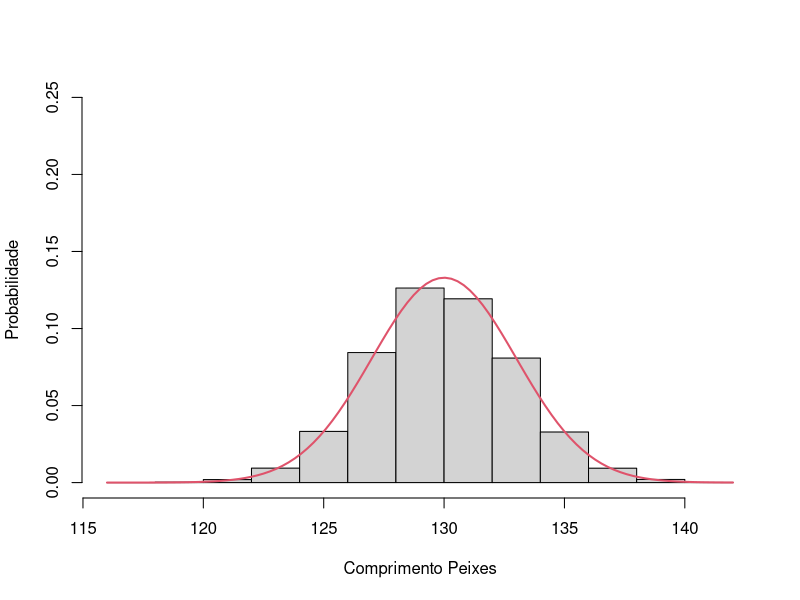
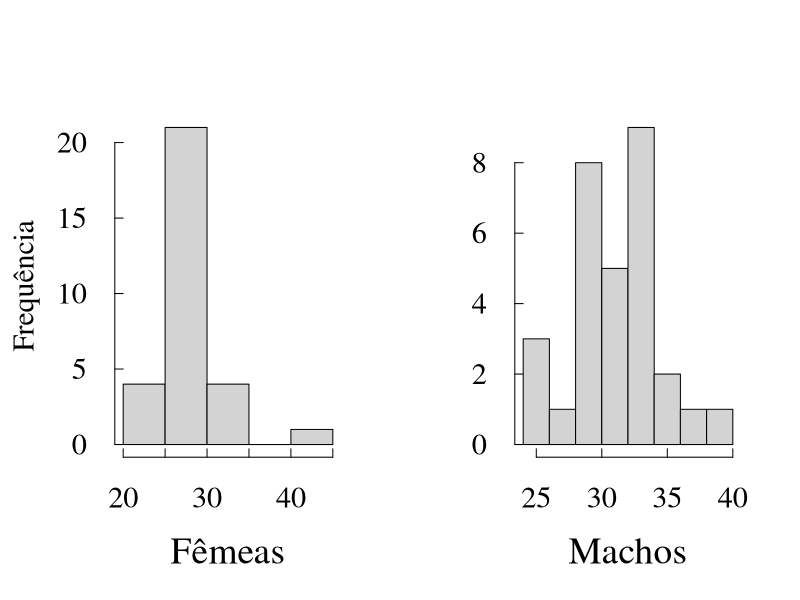
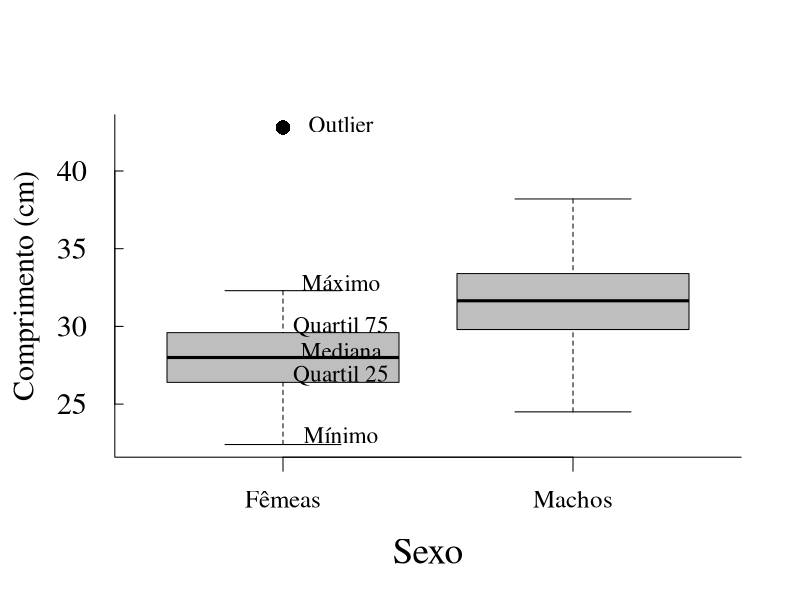

Source code (R) for these figures, in order: (Note: this script raises an error after producing the figures.)


### Aqui temos o primeiro gráfico do artigo, gerado com dados hipotéticos apenas para demostrar a curva normal.

hist(rnorm(9000,mean=130,sd=3),freq=FALSE, xlab = "Comprimento Peixes", ylab = "Probabilidade", main = "",ylim = c(0,0.25)) #Aqui geramos o histograma
curve(dnorm(x,mean=130,sd=3),col=2,lty=1,lwd=2,add=TRUE) # Inserimos a curva em forma de sino


#### Vamos gerar dados de comprimento de peixes para as análises e gráficos
#Usei a função rnorm para gerar dados com distribuição normal, 
#recortei e colei abaixo para podermos trabalhar sempre com os mesmos dados

machos = c(24.5, 25.6, 26, 27.9, 28.4, 28.6, 29.3, 29.8, 30,	30, 30, 30, 31.1, 31.4, 31.5, 31.8, 31.9, 32.1, 32.2, 32.5, 32.6, 33.1, 33.4, 33.5, 33.7, 33.9, 34.3, 34.9, 37.4, 38.2) #dados brutos dos machos
femeas =c(22.4, 23.6, 23.6, 23.6, 25.2, 25.5, 25.9, 26.4, 26.6, 26.9, 26.9, 27.3, 27.5, 27.8, 27.8, 28.2, 28.4, 28.4, 28.8, 29, 29, 29.5, 29.6, 30, 30, 30.1, 31.6, 32, 32.3, 42.8) #dados brutos das femeas
sexo = factor(rep(c("macho","femea"),each=30)) #aqui criamos a coluna de sexo dos peixes para podermos realizar as análises
peixe = c(machos,femeas)# Unimos as duas variáveis, machos e femeas em uma única coluna
dados= data.frame(sexo,peixe) # Aqui criamos a tabela com sexos e os dados de comprimento, tem 2 colunas
head(dados) # verificamos as 5 primeiras linhas dos dados, pra ver se está tudo ok


par(mfrow = c(1,2),cex.axis=1.3,cex.lab=1.6,las=1,bty="l", tcl=0.3,pch=16,cex=1.4,family = "serif") # coloquei as configurações dos gráficos, tamanho de letras, numero de graficos na janela, etc
hist(femeas, main  = "", xlab = "Fêmeas", ylab = "") # o histograma das femeas
mtext("Frequência",side=2, line=2.7,cex=1.8,las=3)#inserindo o rótulo do eixo y
hist(machos, main= "" , xlab = "Machos", ylab = "") # histograma dos machos


## Agora vamos gerar o boxplot

par(mfrow =c(1,1),cex.axis=1.3,cex.lab=1.6,las=1,bty="l", tcl=0.3,pch=16,cex=1.4,family = "serif") # Linha de configuração do gráfico
boxplot(peixe~sexo, col="grey",ylab = "",xlab="Sexo",xaxt="n") # boxplot machos e femeas
axis(side=1, at=c(1,2),labels=c("",""),tcl=-.5) # eixo x
text(1.2,c(43,32.8,30,28.45,26.85,23),c("Outlier","Máximo","Quartil 75","Mediana","Quartil 25","Mínimo")) #Inserindo anotações dentro do gráfico
mtext(c("Fêmeas","Machos"), side = 1, line = 1, at=c(1,2), cex=1.5) # Rótulos de X
mtext(c("Comprimento (cm)"), side = 2, line = 2.7, cex=1.8, las=3)# Rotulo do y

## Aqui geramos uma função simples, pra agruparmos e calcularmos os principais parâmetros dos nossos dados.
describe = function(x){
  if(class(m)!="matrix"){
    stop("Vacilou, o vetor precisa ser uma matriz")} # colocando o pressuposto de que a tabela de dados tem que ser uma matriz.
  getmode <- function(v) {
    uniqv <- unique(v)
    uniqv[which.max(tabulate(match(v, uniqv)))]
  }
  q25 <- function(y){
    quantile(y,c(.25))
  }
  q75 <- function(z){
    quantile(z,c(.75))
  }
  N <- apply(x,2,length) #número de elementos do vetor
  Media <- apply(x,2,mean) #média de cada coluna do vetor
  Desvio_Padrao <- apply(x,2,sd) #desvio padrao para cada coluna do vetor
  Minimo <- apply(x,2,min) #Valor minimo para cada coluna do vetor
  Maximo <- apply(x,2,max) #Valor maximo para cada coluna do vetor
  Mediana <- apply(x,2,median) #Mediana para cada variavel
  Moda <- apply(x,2,getmode) #Moda 
  variancia <- apply(x,2,var) # Variancia
  quantil25 <- apply(x,2,q25) #Quantil 25%
  quantil75 <- apply(x,2,q75) #Quantil 75%
  resultados <- data.frame(N,Minimo,Maximo,Moda,Media,Mediana,quantil25,quantil75,Desvio_Padrao,variancia) #Colocamos todos os resultados como um data.frame nesse objeto
  return (round(resultados,2)) # Pedimos para funçao nos retornar aquilo que está contido no objeto resultados. 
}

dado = as.matrix(data.frame(machos,femeas)) # Criamos um data.frame com 1 coluna para os machos e 1 para as fêmeas. A funçao as.matrix trasnforma a tabela em matriz, para a funáo describe funcionar. 
describe(dado) # Calculamos e visualizamos os parametros.
a= print(describe(dado)) # Armazenamos esses resultados no objeto "a"
write.csv(a,file = "Describe.csv") #Salvamos um arquivo .csv com esses resultados na nossa pasta de trabalho.


## AGORA VAMOS REALIZAR O TESTE-T Comparando os comprimentos de machos e femeas para verificar se há diferença no tamanho dos peixes de acordo com o sexo.

head(dados) # Primeiro verificamos a estrutura dos dados
shapiro.test(dados$peixe[dados$sexo=="macho"]) #agora indexamos os machos e verificamos a normalidade dos dados
shapiro.test(dados$peixe[dados$sexo=="femea"]) #fazemos a mesma coisa com as femeas

bartlett.test(dados$peixe~dados$sexo) #Realizamos o teste de homogeneidade de variancias.

t.test(dados$peixe~dados$sexo) #realizamos o teste-t. E verificamos o p-value para saber a significancia do teste.

## REGRESSÃO E CORRELAÇÃO

nutrientes <- c(1,1,1,3,3,3,6,6,6,9,9,9,12,12,12,15,15,15)
peso <- c(10,8,9, 12,11,13,15,13,12,16,17,15,18,19,18,20,19,18)

plot(peso~nutrientes, xlab="Nutrientes(ug.L)", ylab="Peso(g)",par(cex.axis=1.4,cex.lab=1.4,las=1,bty="l", tcl=0.3,pch=16,cex=1.4,family = "serif"))

#plotar linha de regressão
reg <- lm(peso~nutrientes) 
abline (reg, col = "red")

#plotar o valor da correlação de Pearson
legend("bottomright", bty="n", legend="r 0.95", cex = 1.2)

# o summary da regressão nos dá o coeficiênte de determinação que também pode ser plotado
summary(reg)

#plotar o coeficiente de determinação
legend("bottomright", bty="n", legend=paste("r² 0,91"), cex = 1.2)


## ANOVA
#Utilizamos a função rnorm, mas copiei e colei abaixo para trabalharmos com os mesmos dados.
pop1 <- c(21,20,22,20,21,21,20,19,18,20) # primeira população de mexilhões
pop2 <- c(25,27,25,26,24,25,24,25,25,26) #segunda população de mexilhões
pop3 <- c(23,21,22,24,22,22,22,21,21,24) #terceira população de mexilhões

table <-data.frame(pop1,pop2,pop3) #juntamos os dados em 3 colunas em um objeto chamado table

var(table$pop1) #verificamos a variancia dentro das populações
var(table$pop2)#verificamos a variancia dentro das populações
var(table$pop3)#verificamos a variancia dentro das populações
bartlett.test (table) #realizamos o teste de homogeneidade de variancias

(media.1=mean(pop1)) #Salvamos as médias de cada população | Colocamos tudo dentro dos parenteses para podermos atribuir e olhar os dados na mesma linha
(media.2=mean(pop2)) #Salvamos as médias de cada população
(media.3=mean(pop3)) #Salvamos as médias de cada população

peso=c(pop1,pop2,pop3) #salvamos os dados em um objeto chamado peso
praia=factor(rep(c("praia1","praia2","praia3"),each=10)) # criamos os fatores 

boxplot(peso~praia, col="grey") # Olhamos a distribuição dos dados no boxplot

#Agora vamos plotar os pontos e as retas até a média, para termos ideia de como o calculo da ANOVA funciona.
plot(1:30,peso, pch=rep(c(15,16),each=10),col=rep(1:3,each=10)) # Primeiro plotamos os pesos. 
for(i in 1:10) #agora as linhas da primeira praia
{
  lines(c(i,i),c(peso[i],media.1),col=1)
}
for(j in 11:20) # agora as linhas da segunda praia
{
  lines(c(j,j),c(peso[j],media.2),col=2)
}
for(k in 21:30) # e por fim as linhas da terceira praia
{
  lines(c(k,k),c(peso[k],media.3),col=3)
}

lines(c(1,10),c(media.1,media.1),col=1) #Agora a média da pop 1
lines(c(11,20),c(media.2,media.2),col=2)#Agora a média da pop 2
lines(c(21,30),c(media.3,media.3),col=3)#Agora a média da pop 3

#Podemos agora verificar a tabela da ANOVA.
ANV = aov(peso~praia) #realizamos a análise de variancia ANOVA 
summary(ANV) #verificamos a tabela de resultados. 


